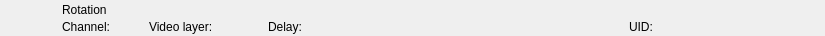
<?xml version="1.0" encoding="UTF-8"?>
<ui version="4.0">
 <class>RundownRotationWidget</class>
 <widget class="QWidget" name="RundownRotationWidget">
  <property name="geometry">
   <rect>
    <x>0</x>
    <y>0</y>
    <width>825</width>
    <height>36</height>
   </rect>
  </property>
  <layout class="QHBoxLayout" name="horizontalLayout">
   <property name="spacing">
    <number>0</number>
   </property>
   <property name="margin">
    <number>0</number>
   </property>
   <item>
    <widget class="QFrame" name="frameItem">
     <property name="sizePolicy">
      <sizepolicy hsizetype="Preferred" vsizetype="Fixed">
       <horstretch>0</horstretch>
       <verstretch>0</verstretch>
      </sizepolicy>
     </property>
     <property name="minimumSize">
      <size>
       <width>0</width>
       <height>36</height>
      </size>
     </property>
     <widget class="QLabel" name="labelIcon">
      <property name="geometry">
       <rect>
        <x>22</x>
        <y>2</y>
        <width>32</width>
        <height>32</height>
       </rect>
      </property>
      <property name="text">
       <string/>
      </property>
      <property name="pixmap">
       <pixmap resource="../Widgets.qrc">:/Graphics/Images/Rotation.png</pixmap>
      </property>
      <property name="scaledContents">
       <bool>true</bool>
      </property>
     </widget>
     <widget class="QLabel" name="labelChannel">
      <property name="geometry">
       <rect>
        <x>62</x>
        <y>19</y>
        <width>78</width>
        <height>16</height>
       </rect>
      </property>
      <property name="text">
       <string>Channel:</string>
      </property>
     </widget>
     <widget class="QLabel" name="labelLabel">
      <property name="geometry">
       <rect>
        <x>62</x>
        <y>2</y>
        <width>561</width>
        <height>16</height>
       </rect>
      </property>
      <property name="text">
       <string>Rotation</string>
      </property>
     </widget>
     <widget class="QLabel" name="labelVideolayer">
      <property name="geometry">
       <rect>
        <x>149</x>
        <y>19</y>
        <width>110</width>
        <height>16</height>
       </rect>
      </property>
      <property name="text">
       <string>Video layer:</string>
      </property>
     </widget>
     <widget class="QLabel" name="labelColor">
      <property name="geometry">
       <rect>
        <x>0</x>
        <y>0</y>
        <width>18</width>
        <height>36</height>
       </rect>
      </property>
      <property name="text">
       <string/>
      </property>
     </widget>
     <widget class="QLabel" name="labelGroupColor">
      <property name="geometry">
       <rect>
        <x>0</x>
        <y>0</y>
        <width>6</width>
        <height>36</height>
       </rect>
      </property>
      <property name="text">
       <string/>
      </property>
     </widget>
     <widget class="QLabel" name="labelDevice">
      <property name="geometry">
       <rect>
        <x>360</x>
        <y>19</y>
        <width>260</width>
        <height>16</height>
       </rect>
      </property>
      <property name="text">
       <string></string>
      </property>
     </widget>
     <widget class="QLabel" name="labelDelay">
      <property name="geometry">
       <rect>
        <x>268</x>
        <y>19</y>
        <width>83</width>
        <height>16</height>
       </rect>
      </property>
      <property name="text">
       <string>Delay:</string>
      </property>
     </widget>
     <widget class="QLabel" name="labelRemoteTriggerId">
      <property name="geometry">
       <rect>
        <x>629</x>
        <y>19</y>
        <width>111</width>
        <height>16</height>
       </rect>
      </property>
      <property name="text">
       <string>UID:</string>
      </property>
     </widget>
    </widget>
   </item>
   <item>
    <widget class="QFrame" name="frameStatus">
     <property name="minimumSize">
      <size>
       <width>77</width>
       <height>0</height>
      </size>
     </property>
     <property name="maximumSize">
      <size>
       <width>77</width>
       <height>16777215</height>
      </size>
     </property>
     <widget class="QLabel" name="labelGpiConnected">
      <property name="geometry">
       <rect>
        <x>1</x>
        <y>2</y>
        <width>32</width>
        <height>32</height>
       </rect>
      </property>
      <property name="minimumSize">
       <size>
        <width>32</width>
        <height>32</height>
       </size>
      </property>
      <property name="maximumSize">
       <size>
        <width>32</width>
        <height>32</height>
       </size>
      </property>
      <property name="lineWidth">
       <number>0</number>
      </property>
      <property name="text">
       <string/>
      </property>
      <property name="pixmap">
       <pixmap resource="../Widgets.qrc">:/Graphics/Images/GpiConnected.png</pixmap>
      </property>
      <property name="scaledContents">
       <bool>true</bool>
      </property>
     </widget>
     <widget class="QLabel" name="labelDisconnected">
      <property name="geometry">
       <rect>
        <x>32</x>
        <y>2</y>
        <width>32</width>
        <height>32</height>
       </rect>
      </property>
      <property name="minimumSize">
       <size>
        <width>32</width>
        <height>32</height>
       </size>
      </property>
      <property name="maximumSize">
       <size>
        <width>32</width>
        <height>32</height>
       </size>
      </property>
      <property name="text">
       <string/>
      </property>
      <property name="pixmap">
       <pixmap resource="../Widgets.qrc">:/Graphics/Images/Disconnected.png</pixmap>
      </property>
      <property name="scaledContents">
       <bool>true</bool>
      </property>
     </widget>
     <widget class="QLabel" name="labelActiveColor">
      <property name="geometry">
       <rect>
        <x>69</x>
        <y>0</y>
        <width>8</width>
        <height>36</height>
       </rect>
      </property>
      <property name="minimumSize">
       <size>
        <width>8</width>
        <height>36</height>
       </size>
      </property>
      <property name="maximumSize">
       <size>
        <width>8</width>
        <height>36</height>
       </size>
      </property>
      <property name="text">
       <string/>
      </property>
     </widget>
    </widget>
   </item>
  </layout>
 </widget>
 <resources>
  <include location="../Widgets.qrc"/>
 </resources>
 <connections/>
 <slots>
  <slot>addToCombo()</slot>
 </slots>
</ui>
